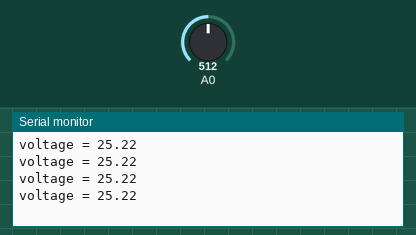
Bench run of a sketch on a simulated Arduino Uno, built with avr-gcc and run on an emulated ATmega328P. On the bench: the last lines printed to the serial monitor. The inputs (shaded band) are chosen by the test bench; at power-on: A0 = 512.

Above: at 1.2 s.
1.3 s: A0 set to 716
At 1.71 s:
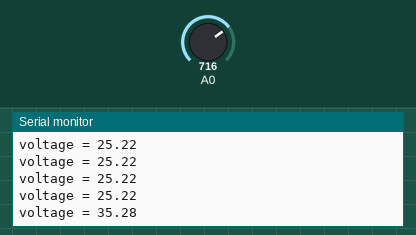
2.8 s: A0 set to 900
At 2.91 s:
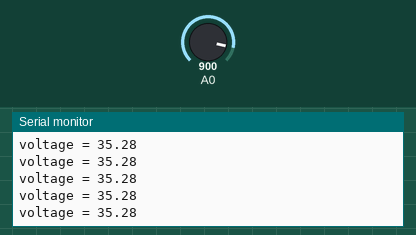
Timing chart, 0 to 5.8 s (numbered marks = the images above; inputs shaded):
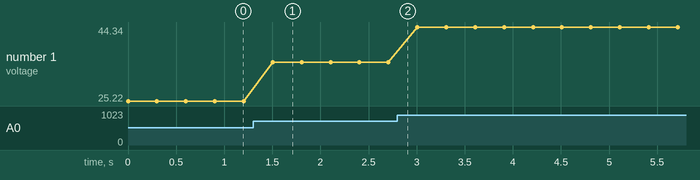

The sketch:

Solar_Village_Monitor.ino
```cpp
float input_voltage = 0.0;
float temp = 0.0;
float r1 = 90900.0;   // adjust r1 & r2 for used potential divider
float r2 = 10000.0;   // here p/d made up of a 90.9 kohm resistor and a 10 kohm resistor connected to the input.

// temperature of panel (RTD)
// humidity  (Humidity Sensor)
// Light Intensity ( LDR on panel )
// Attach bulb with brightness proportinal to panel voltage? or go directly from panel to bulb?


void setup()
{
  Serial.begin(9600);

}
void loop()
{

  //Voltage reading conversion formula and display to serial monitor

  int analog_value = analogRead(A0);
  temp = (analog_value * 5.0) / 1024.0;         //change 5.0 to maximum output volatge of solar panel
  input_voltage = temp / (r2 / (r1 + r2));

  if (input_voltage < 0.1)
  {
    input_voltage = 0.0;
  }
  Serial.print("voltage = ");
  Serial.println(input_voltage);

  delay(300); //stability
}
```

Measured:
- after the input at 1.3 s, the serial monitor: prints a new line after 0.20 s (image 1)
- plotted number 1: 25.22 → 35.28 after the input at 1.3 s, 35.28 → 44.34 after the input at 2.8 s
